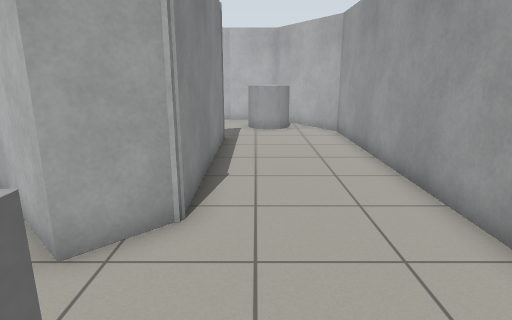
View 1 (above)

21 first-person views from a walk through a Gazebo world. The camera is 1.2 m above the floor, tilts 14° down and sees 75° across. The floor is counted in squares, 0.5 m on a side. Each view is taken from the middle of a square. On the plan, view 1 faces up. The plan holds only what a view shows up to about 19 squares ahead; the rest is blank. The place goes on beyond the plan.

View 2
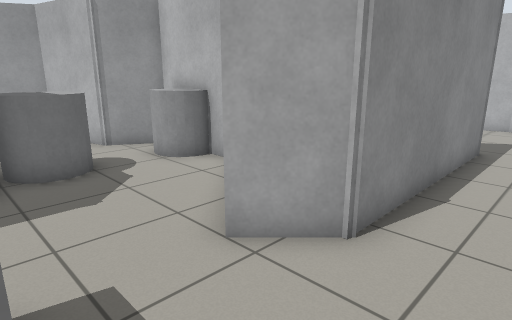

View 3
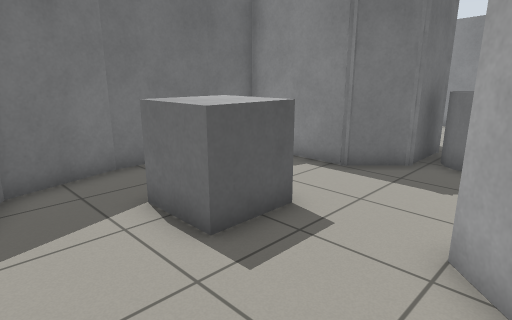

View 4
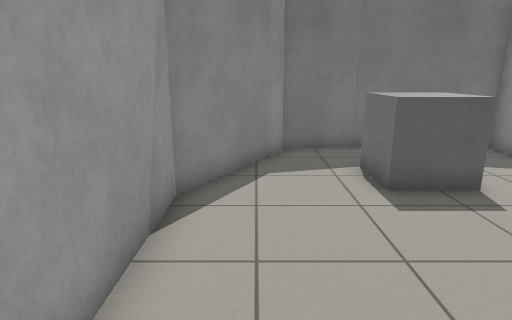

View 5
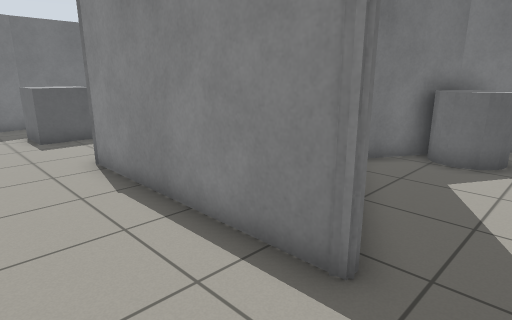

View 6
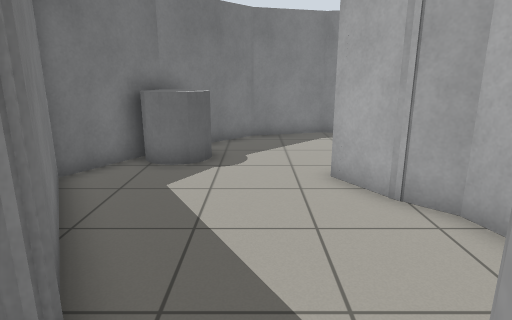

View 7
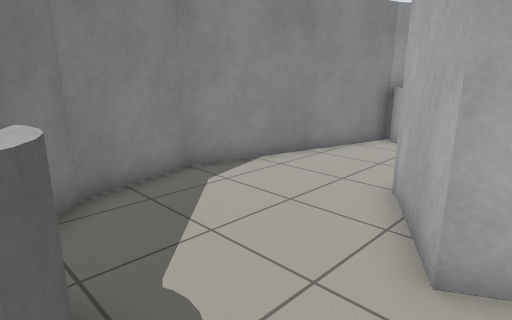

View 8
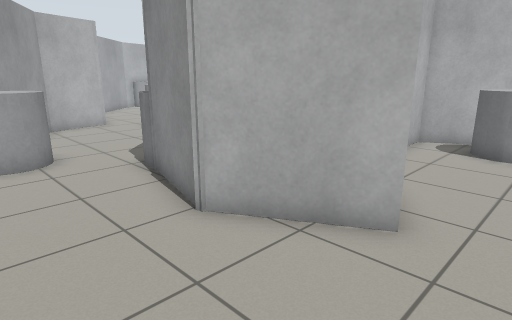

View 9
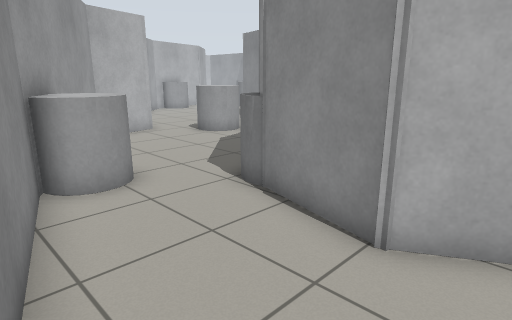

View 10
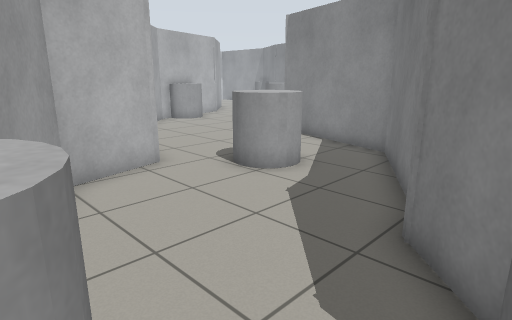

View 11
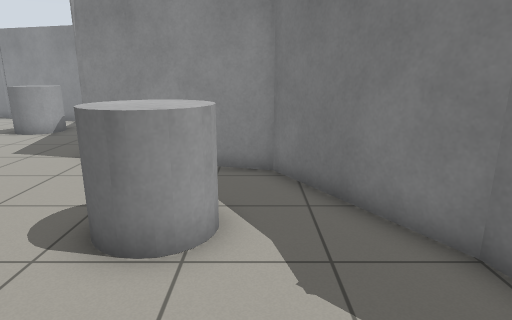

View 12
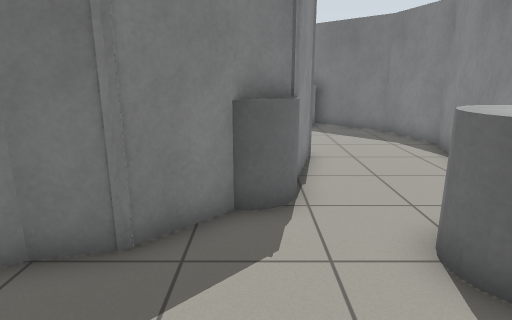

View 13
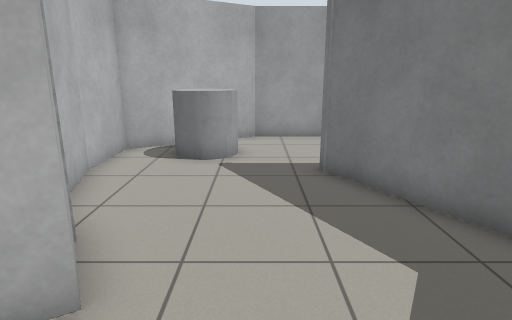

View 14
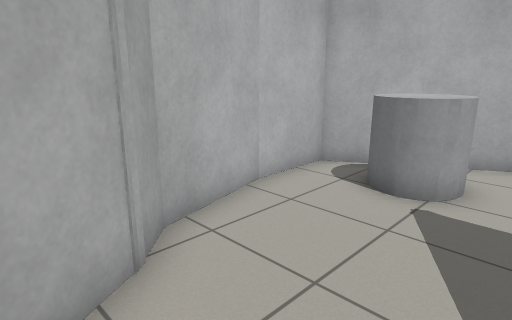

View 15
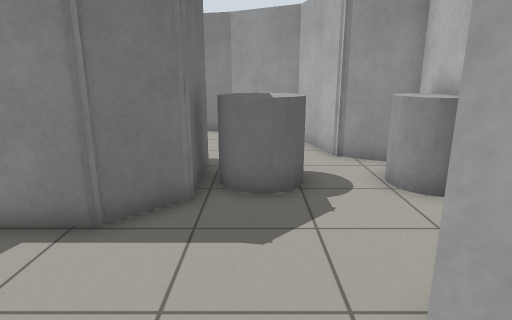

View 16
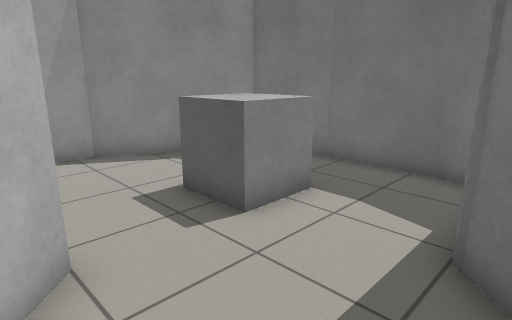

View 17
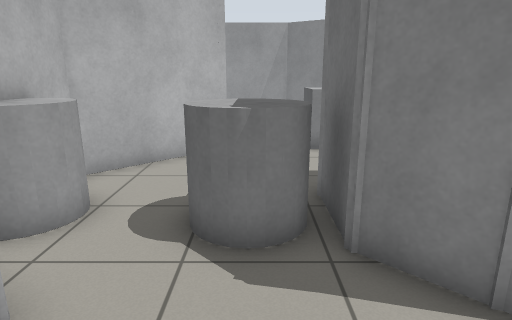

View 18
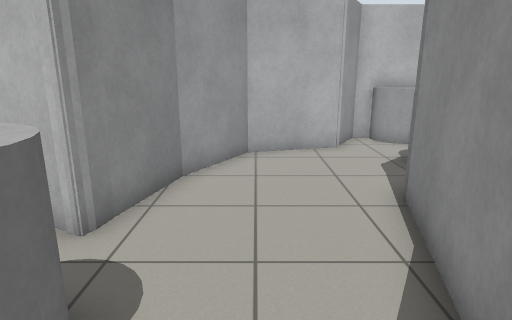

View 19
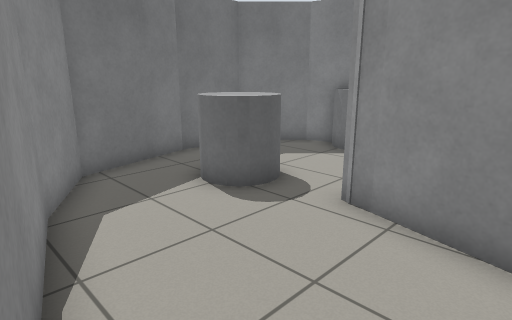

View 20
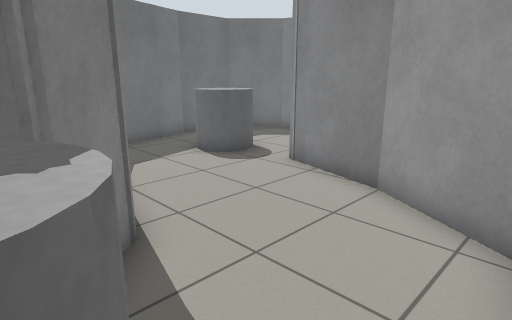

View 21
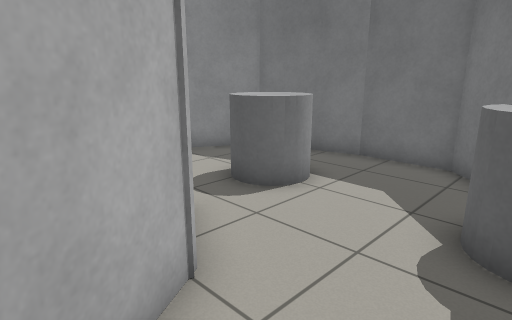

### Floor plan
Points are (right, up) in squares from view 1. A wall is a line through its corners. A room is listed if a view was taken in it or the views show most of it. See-through windows are left out.
Room 1 (views 1, 2, 3, 4, 5, 6, 7, 8, 9, 13, 14, 15, 16, 20)
walls: (-9.9, 12) (-6.8, 10.2) (-1.3, 13.4) (-1.3, 5.3) (-2.6, 4) (-6, 7.4) (-7.6, 7.4); (-5.1, 17.9) (-6.9, 16.9) (-8.7, 19.8) (-8.2, 21.4); (-9.4, 7.4) (-10.1, 7.4) (-11.2, 5.5); (-1.3, 19.5) (-4.5, 18.6) (-5.4, 17.7); (-9.7, 1.7) (-7.4, 1.7) (-6.1, 0.4) (-6.1, -3.3) (-4.5, -3.7); (-12.3, 22.8) (-13.7, 17.9) (-12.9, 14.9) (-9.8, 11.9); (-4.6, -3.7) (-1.4, -3.7); (-1.5, -3.7) (1.1, -3) (3.7, 1.4) (3.7, 15) (1.1, 19.4) (-1.5, 19.4)
ways out: opening at (-10, 22.3) to room 2; opening at (-10.5, 3.5) to room 3
objects: grey cylinder (-10, 2) to (-8, 4); grey cylinder (-10, 12) to (-8, 14); grey cylinder (-9, 6) to (-8, 7); grey box (-3, -1) to (-1, 1); grey cylinder (0, 16) to (2, 17)
Room 2 (views 10, 11, 12)
walls: (-4, 26) (0.5, 28.5) (2, 34.1); (-5.3, 32.7) (-8, 31.9) (-11.6, 25.7); (-6.4, 24.4) (-5.1, 25.7) (-3.9, 26); (-11.5, 25.9) (-12.3, 22.8); (-8.2, 21.4) (-7.8, 23) (-7.4, 23.4)
ways out: opening at (-10, 22.3) to room 1
objects: grey cylinder (-11, 25) to (-9, 27); grey cylinder (-4, 30) to (-2, 32)
Room 3 (views 17, 18, 19, 21)
walls: (-18.7, -0.3) (-20, 1.9); (-15.8, 2) (-16.7, -1.3) (-18.4, -0.3); (-12.2, -4.4) (-11, 0.4) (-9.7, 1.7); (-21.9, -4.4) (-21.5, -5.7) (-19.7, -7.6) (-17, -7.6); (-17.1, -7.6) (-13.6, -6.6) (-12.2, -4.3); (-11.2, 5.5) (-14.3, 4.7) (-15.8, 1.9)
ways out: opening at (-10.5, 3.5) to room 1
objects: grey cylinder (-22, -4) to (-21, -3); grey cylinder (-17, -5) to (-16, -3)

Where each view was taken, in squares from view 1:
view 1: 0 up, 0 right, facing up
view 2: 1 up, 1 right, facing up-left
view 3: 5 up, 2 right, facing down-left
view 4: 8 up, 2 right, facing down
view 5: 15 up, 2 right, facing down-left
view 6: 15 up, 1 right, facing left
view 7: 13 up, 6 left, facing up-left
view 8: 15 up, 12 left, facing up-right
view 9: 18 up, 13 left, facing up-right
view 10: 24 up, 10 left, facing up-right
view 11: 29 up, 8 left, facing right
view 12: 30 up, 7 left, facing down
view 13: 15 up, 10 left, facing right
view 14: 14 up, 7 left, facing up-right
view 15: 3 up, 1 left, facing left
view 16: 5 up, 7 left, facing down-right
view 17: 3 up, 14 left, facing right
view 18: 6 down, 14 left, facing up
view 19: 2 up, 11 left, facing down-left
view 20: 5 up, 9 left, facing down-left
view 21: 2 up, 22 left, facing down-right
